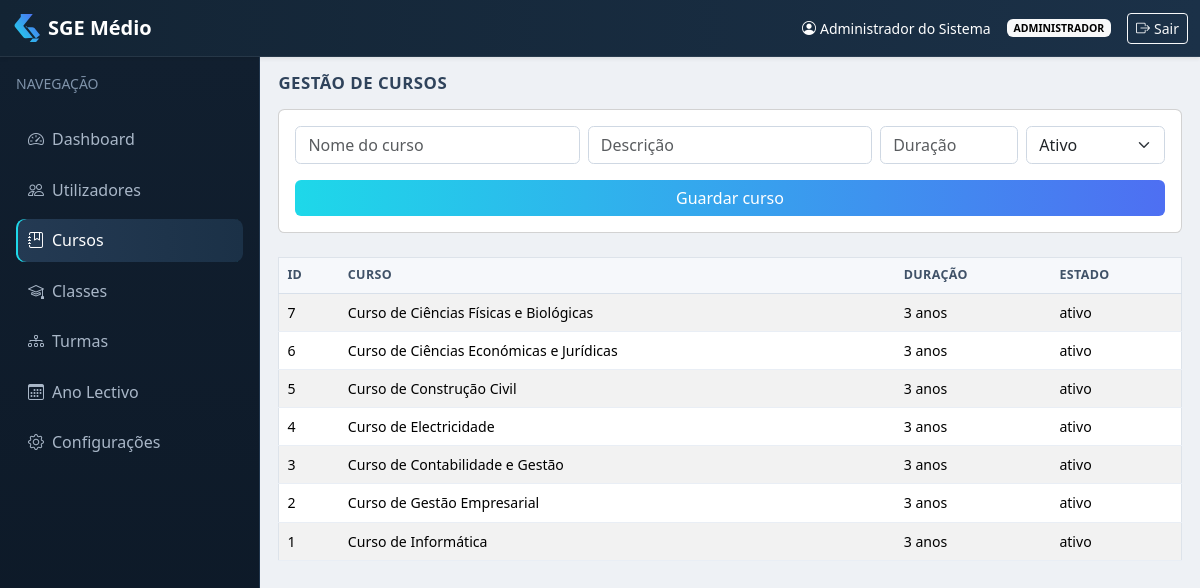
Page /admin/cursos.php (signed in) on the committed database.
### tables this page shows
CREATE TABLE IF NOT EXISTS cursos (
  id INT AUTO_INCREMENT PRIMARY KEY,
  nome VARCHAR(120) NOT NULL,
  descricao VARCHAR(255) NULL,
  duracao INT NULL,
  estado ENUM('ativo','inativo') DEFAULT 'ativo'
);

### admin/cursos.php (the view, shortened to what this page needs)
<?php
require_once __DIR__ . '/../config/database.php';
$cursos = $pdo->query('SELECT * FROM cursos ORDER BY id DESC')->fetchAll();
include __DIR__ . '/../includes/header.php';
include __DIR__ . '/../includes/navbar.php';
?>
<div class="app-layout"><?php include __DIR__ . '/../includes/sidebar.php'; ?><main class="content-wrap">
<h2 class="mb-3">Gestão de Cursos</h2>
<form method="post" class="card p-3 mb-4">
  <div class="row g-2">
    <div class="col-md-4"><input name="nome" class="form-control" placeholder="Nome do curso" required></div>
    <div class="col-md-4"><input name="descricao" class="form-control" placeholder="Descrição"></div>
    <div class="col-md-2"><input name="duracao" class="form-control" type="number" min="1" placeholder="Duração"></div>
    <div class="col-md-2"><select name="estado" class="form-select"><option value="ativo">Ativo</option><option value="inativo">Inativo</option></select></div>
  </div>
  <button class="btn btn-school mt-3">Guardar curso</button>
</form>
<table class="table table-striped bg-white">
  <thead><tr><th>ID</th><th>Curso</th><th>Duração</th><th>Estado</th></tr></thead>
  <tbody><?php foreach($cursos as $c): ?><tr><td><?= $c['id'] ?></td><td><?= htmlspecialchars($c['nome']) ?></td><td><?= htmlspecialchars($c['duracao']) ?> anos</td><td><?= htmlspecialchars($c['estado']) ?></td></tr><?php endforeach; ?></tbody>
</table>
</main></div>
<?php include __DIR__ . '/../includes/footer.php'; ?>

### includes/header.php (shortened to what this page needs)
<!doctype html>
<html lang="pt">
<head>
  <link href="https://cdn.jsdelivr.net/npm/bootstrap@5.3.3/dist/css/bootstrap.min.css" rel="stylesheet">
  <link href="https://cdn.jsdelivr.net/npm/bootstrap-icons@1.11.3/font/bootstrap-icons.css" rel="stylesheet">
  <link href="/assets/css/style.css" rel="stylesheet">
</head>
<body class="app-shell">

### includes/navbar.php
<nav class="navbar navbar-expand-lg navbar-dark topbar shadow-sm">
  <div class="container-fluid">
    <a class="navbar-brand fw-bold d-flex align-items-center gap-2" href="/index.php">
      <img src="/assets/img/logo.svg" alt="Logo" width="28" height="28">
      <span>SGE Médio</span>
    </a>
    <div class="ms-auto d-flex align-items-center gap-3 text-white small">
      <span class="d-none d-md-inline"><i class="bi bi-person-circle me-1"></i><?= htmlspecialchars($_SESSION['utilizador']['nome'] ?? '') ?></span>
      <span class="badge text-bg-light text-uppercase"><?= htmlspecialchars($_SESSION['utilizador']['perfil'] ?? '') ?></span>
      <a href="/auth/logout.php" class="btn btn-sm btn-outline-light"><i class="bi bi-box-arrow-right me-1"></i>Sair</a>
    </div>
  </div>
</nav>

### includes/sidebar.php (shortened to what this page needs)
<?php
$perfil = $_SESSION['utilizador']['perfil'] ?? '';
$pathAtual = $_SERVER['REQUEST_URI'] ?? '';
function navClass(string $url, string $pathAtual): string {
    return str_contains($pathAtual, $url) ? 'nav-link active' : 'nav-link';
}
?>
<aside class="sidebar p-3">
  <div class="brand-mini mb-4">
    <div class="small text-uppercase text-secondary">Navegação</div>
  </div>
  <ul class="nav nav-pills flex-column gap-2">
    <li class="nav-item"><a class="<?= navClass('/dashboard.php', $pathAtual) ?>" href="/<?= $perfil === 'administrador' ? 'admin' : 'secretaria' ?>/dashboard.php"><i class="bi bi-speedometer2 me-2"></i>Dashboard</a></li>
    <?php if ($perfil === 'administrador'): ?>
      <li class="nav-item"><a class="<?= navClass('/admin/usuarios.php', $pathAtual) ?>" href="/admin/usuarios.php"><i class="bi bi-people me-2"></i>Utilizadores</a></li>
      <li class="nav-item"><a class="<?= navClass('/admin/cursos.php', $pathAtual) ?>" href="/admin/cursos.php"><i class="bi bi-journal-bookmark me-2"></i>Cursos</a></li>
      <li class="nav-item"><a class="<?= navClass('/admin/classes.php', $pathAtual) ?>" href="/admin/classes.php"><i class="bi bi-mortarboard me-2"></i>Classes</a></li>
      <li class="nav-item"><a class="<?= navClass('/admin/turmas.php', $pathAtual) ?>" href="/admin/turmas.php"><i class="bi bi-diagram-3 me-2"></i>Turmas</a></li>
      <li class="nav-item"><a class="<?= navClass('/admin/ano_lectivo.php', $pathAtual) ?>" href="/admin/ano_lectivo.php"><i class="bi bi-calendar3 me-2"></i>Ano Lectivo</a></li>
      <li class="nav-item"><a class="<?= navClass('/admin/configuracoes.php', $pathAtual) ?>" href="/admin/configuracoes.php"><i class="bi bi-gear me-2"></i>Configurações</a></li>
    <?php endif; ?>
  </ul>
</aside>

### includes/footer.php (shortened to what this page needs)
</body>
</html>

### assets/css/style.css (style rules this page uses)
:root { --school-cyan: #1ed8e9; --school-blue: #4e6ff2; --shell-bg: #eef1f5; --panel-bg: #ffffff; --sidebar-bg: #111f2f; --sidebar-bg-2: #0c1826; --sidebar-text: #a9b7c8; --sidebar-active: #1f3249; --topbar-bg: #132434; }
body.app-shell { background: var(--shell-bg); color: #202a36; }
.topbar { background: linear-gradient(90deg, var(--topbar-bg), #1b3148); border-bottom: 1px solid rgba(255, 255, 255, .08); }
.btn-school { background: linear-gradient(90deg, var(--school-cyan), var(--school-blue)); color: #fff; border: 0; }
.app-layout { display: grid; grid-template-columns: 260px 1fr; min-height: calc(100vh - 56px); }
.sidebar { background: linear-gradient(180deg, var(--sidebar-bg), var(--sidebar-bg-2)); color: var(--sidebar-text); border-right: 1px solid #21364d; }
.sidebar .text-secondary { color: #7f93aa !important; }
.sidebar .nav-link { color: var(--sidebar-text); font-weight: 500; border-radius: .55rem; padding: .58rem .75rem; transition: all .18s ease; }
.sidebar .nav-link.active { background: linear-gradient(90deg, #243a53, #1b3147); color: #fff; box-shadow: inset 2px 0 0 var(--school-cyan); }
.content-wrap { padding: 1rem 1.15rem; }
.card, .table { border-radius: .4rem; }
.table { border: 1px solid #dde3ea; font-size: .88rem; }
.table thead th { background: #f6f8fb; color: #405268; font-size: .78rem; text-transform: uppercase; letter-spacing: .03em; border-bottom: 1px solid #d8e0ea; }
.table tbody td { vertical-align: middle; border-color: #e9eef5; }
h2 { font-size: 1.05rem; text-transform: uppercase; letter-spacing: .03em; color: #2f435b; font-weight: 700; }
.form-control, .form-select { border-radius: .35rem; border-color: #cfd8e3; }

### rows in the picture
cursos: id "7", nome "Curso de Ciências Físicas e Biológicas", duracao "3", estado "ativo"
cursos: id "6", nome "Curso de Ciências Económicas e Jurídicas", duracao "3", estado "ativo"
cursos: id "5", nome "Curso de Construção Civil", duracao "3", estado "ativo"
cursos: id "4", nome "Curso de Electricidade", duracao "3", estado "ativo"
cursos: id "3", nome "Curso de Contabilidade e Gestão", duracao "3", estado "ativo"
cursos: id "2", nome "Curso de Gestão Empresarial", duracao "3", estado "ativo"
cursos: id "1", nome "Curso de Informática", duracao "3", estado "ativo"

### other values in the picture
$_SESSION['utilizador']['nome'] "Administrador do Sistema"
$_SESSION['utilizador']['perfil'] "ADMINISTRADOR"
